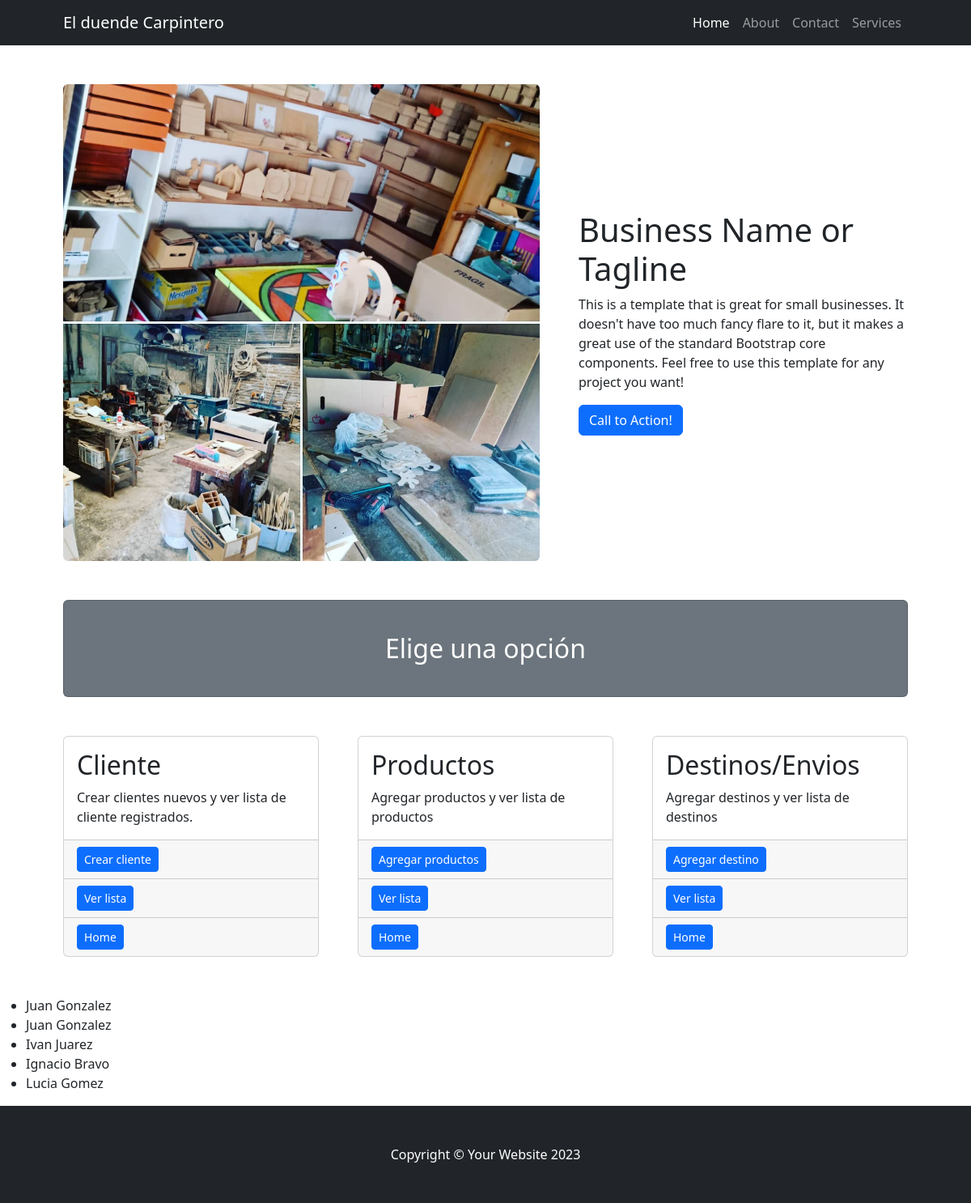
The page /cliente/ on the database its author committed.
### cliente/models.py (models this page shows, shortened)
class Cliente(models.Model):
    nombre = models.CharField(max_length=100)
    apellido = models.CharField(max_length=100)
    nacimiento = models.DateField(null=True)
    pais_origen_id = models.ForeignKey(Pais, on_delete=models.SET_NULL,null=True,blank=True)

### cliente/views.py (the view)
# urls.py: path("", views.index, name="index"),
def index(request):
    clientes = models.Cliente.objects.all()
    return render(request, "cliente/index.html", {"clientes": clientes} )

### cliente/templates/cliente/index.html (shortened to what this page needs)
{% extends 'home/base.html' %}
{% block content %}
    <ul>
        {% for cliente in clientes %}
            <li>{{ cliente.nombre|capfirst }} {{ cliente.apellido|capfirst }}</li>
        {% endfor %}
    </ul>
{% endblock %}

### rows shown on the page
Cliente: nombre "Juan", apellido "Gonzalez"
Cliente: nombre "Juan", apellido "Gonzalez"
Cliente: nombre "Ivan", apellido "Juarez"
Cliente: nombre "Ignacio", apellido "Bravo"
Cliente: nombre "Lucia", apellido "Gomez"
